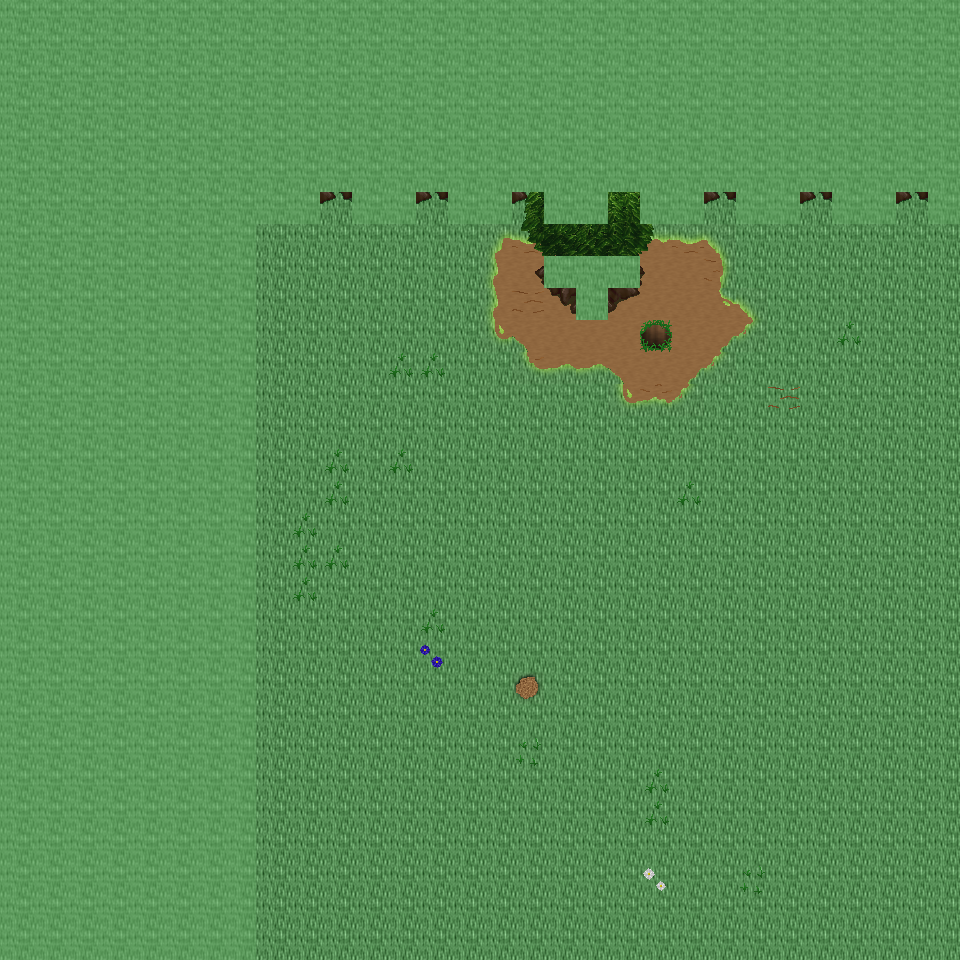

A 2D game scene composited from a Tiled map and its tileset images. What follows is a short description and the map's XML, with each tile layer's data collapsed to a summary:
An orthogonal 30x30 tile map with 32x32 px tiles, 6 tile layers (Ground, Object, Object2, Above, ...), 34 tilesets and 1 object (mapExit).

<map version="1.0" orientation="orthogonal" renderorder="right-down" width="30" height="30" tilewidth="32" tileheight="32" nextobjectid="2">
  <tileset firstgid="1" name="tileset_ground_ground" tilewidth="32" tileheight="32" tilecount="33" columns="3">
    <image source="../drawable/tileset_ground_ground.png" width="96" height="352" />
  </tileset>
  <tileset firstgid="34" name="tileset_ground_grass_edges" tilewidth="32" tileheight="32" tilecount="36" columns="12">
    <image source="../drawable/tileset_ground_grass_edges.png" width="384" height="96" />
  </tileset>
  <tileset firstgid="70" name="tileset_ground_earth_edges" tilewidth="32" tileheight="32" tilecount="18" columns="6">
    <image source="../drawable/tileset_ground_earth_edges.png" width="192" height="96" />
  </tileset>
  <tileset firstgid="88" name="tileset_ground_grass_corners" tilewidth="32" tileheight="32" tilecount="24" columns="6">
    <image source="../drawable/tileset_ground_grass_corners.png" width="192" height="128" />
  </tileset>
  <tileset firstgid="112" name="tileset_plant_grasses" tilewidth="32" tileheight="32" tilecount="6" columns="3">
    <image source="../drawable/tileset_plant_grasses.png" width="96" height="64" />
  </tileset>
  <tileset firstgid="118" name="tileset_plant_flower_daisy_blue" tilewidth="32" tileheight="32" tilecount="8" columns="2">
    <image source="../drawable/tileset_plant_flower_daisy_blue.png" width="64" height="128" />
  </tileset>
  <tileset firstgid="126" name="tileset_plant_flower_daisy_yellow" tilewidth="32" tileheight="32" tilecount="8" columns="2">
    <image source="../drawable/tileset_plant_flower_daisy_yellow.png" width="64" height="128" />
  </tileset>
  <tileset firstgid="134" name="tileset_plant_bush_bushes" tilewidth="32" tileheight="32" tilecount="10" columns="5">
    <image source="../drawable/tileset_plant_bush_bushes.png" width="160" height="64" />
  </tileset>
  <tileset firstgid="144" name="tileset_plant_flower_daisy_red" tilewidth="32" tileheight="32" tilecount="8" columns="2">
    <image source="../drawable/tileset_plant_flower_daisy_red.png" width="64" height="128" />
  </tileset>
  <tileset firstgid="152" name="tileset_plant_flower_daisy_white" tilewidth="32" tileheight="32" tilecount="8" columns="2">
    <image source="../drawable/tileset_plant_flower_daisy_white.png" width="64" height="128" />
  </tileset>
  <tileset firstgid="160" name="tileset_logic_collision" tilewidth="32" tileheight="32" tilecount="1" columns="1">
    <image source="../drawable/tileset_logic_collision.png" width="32" height="32" />
  </tileset>
  <tileset firstgid="161" name="tileset_plant_stump_stump_brown" tilewidth="32" tileheight="32" tilecount="4" columns="2">
    <image source="../drawable/tileset_plant_stump_stump_brown.png" width="64" height="64" />
  </tileset>
  <tileset firstgid="165" name="tileset_plant_tree_tree_green" tilewidth="32" tileheight="32" tilecount="88" columns="8">
    <image source="../drawable/tileset_plant_tree_tree_green.png" width="256" height="352" />
  </tileset>
  <tileset firstgid="253" name="tileset_logic_item_resources" tilewidth="32" tileheight="32" tilecount="6" columns="6">
    <image source="../drawable/tileset_logic_item_resources.png" width="192" height="32" />
  </tileset>
  <tileset firstgid="259" name="tileset_logic_item_mushroom" tilewidth="32" tileheight="32" tilecount="6" columns="6">
    <image source="../drawable/tileset_logic_item_mushroom.png" width="192" height="32" />
  </tileset>
  <tileset firstgid="265" name="tileset_object_tent" tilewidth="32" tileheight="32" tilecount="9" columns="3">
    <image source="../drawable/tileset_object_tent.png" width="96" height="96" />
  </tileset>
  <tileset firstgid="274" name="tileset_logic_creature_albino_elf" tilewidth="32" tileheight="32" tilecount="5" columns="5">
    <image source="../drawable/tileset_logic_creature_albino_elf.png" width="160" height="32" />
  </tileset>
  <tileset firstgid="279" name="tileset_ground_ladder_vertical_dark" tilewidth="32" tileheight="32" tilecount="3" columns="3">
    <image source="../drawable/tileset_ground_ladder_vertical_dark.png" width="96" height="32" />
  </tileset>
  <tileset firstgid="282" name="tileset_ground_ladder_horizontal_dark" tilewidth="32" tileheight="32" tilecount="3" columns="1">
    <image source="../drawable/tileset_ground_ladder_horizontal_dark.png" width="32" height="96" />
  </tileset>
  <tileset firstgid="285" name="tileset_furniture_light_flames" tilewidth="32" tileheight="32" tilecount="6" columns="6">
    <image source="../drawable/tileset_furniture_light_flames.png" width="192" height="32" />
  </tileset>
  <tileset firstgid="291" name="tileset_furniture_table_tree_stump_table" tilewidth="32" tileheight="32" tilecount="4" columns="2">
    <image source="../drawable/tileset_furniture_table_tree_stump_table.png" width="64" height="64" />
  </tileset>
  <tileset firstgid="295" name="tileset_furniture_chair_stool" tilewidth="32" tileheight="32" tilecount="1" columns="1">
    <image source="../drawable/tileset_furniture_chair_stool.png" width="32" height="32" />
  </tileset>
  <tileset firstgid="296" name="tileset_logic_creature_ent" tilewidth="32" tileheight="32" tilecount="4" columns="4">
    <image source="../drawable/tileset_logic_creature_ent.png" width="128" height="32" />
  </tileset>
  <tileset firstgid="300" name="tileset_logic_creature_animal" tilewidth="32" tileheight="32" tilecount="32" columns="8">
    <image source="../drawable/tileset_logic_creature_animal.png" width="256" height="128" />
  </tileset>
  <tileset firstgid="332" name="tileset_logic_portal" tilewidth="32" tileheight="32" tilecount="24" columns="8">
    <image source="../drawable/tileset_logic_portal.png" width="256" height="96" />
  </tileset>
  <tileset firstgid="356" name="tileset_logic_item_herb" tilewidth="32" tileheight="32" tilecount="5" columns="5">
    <image source="../drawable/tileset_logic_item_herb.png" width="160" height="32" />
  </tileset>
  <tileset firstgid="361" name="tileset_ground_pothole" tilewidth="32" tileheight="32" tilecount="4" columns="4">
    <image source="../drawable/tileset_ground_pothole.png" width="128" height="32" />
  </tileset>
  <tileset firstgid="365" name="tileset_logic_creature_elemental" tilewidth="32" tileheight="32" tilecount="16" columns="8">
    <image source="../drawable/tileset_logic_creature_elemental.png" width="256" height="64" />
  </tileset>
  <tileset firstgid="381" name="tileset_plant_bush_bush_pinks" tilewidth="32" tileheight="32" tilecount="4" columns="2">
    <image source="../drawable/tileset_plant_bush_bush_pinks.png" width="64" height="64" />
  </tileset>
  <tileset firstgid="385" name="tileset_light_door_light" tilewidth="32" tileheight="32" tilecount="12" columns="3">
    <image source="../drawable/tileset_light_door_light.png" width="96" height="128" />
  </tileset>
  <tileset firstgid="397" name="tileset_light_dim_light_7x5" tilewidth="32" tileheight="32" tilecount="35" columns="7">
    <image source="../drawable/tileset_light_dim_light_7x5.png" width="224" height="160" />
  </tileset>
  <tileset firstgid="432" name="tileset_light_light_5x5" tilewidth="32" tileheight="32" tilecount="25" columns="5">
    <image source="../drawable/tileset_light_light_5x5.png" width="160" height="160" />
  </tileset>
  <tileset firstgid="457" name="tileset_furniture_light_roots_lamp" tilewidth="32" tileheight="32" tilecount="6" columns="2">
    <image source="../drawable/tileset_furniture_light_roots_lamp.png" width="64" height="96" />
  </tileset>
  <tileset firstgid="463" name="tileset_building_huts" tilewidth="32" tileheight="32" tilecount="338" columns="26">
    <image source="../drawable/tileset_building_huts.png" width="832" height="416" />
  </tileset>
  <layer name="Ground" width="30" height="30">
    <data>[900 cells, 900 non-empty, 3 distinct tile ids]</data>
  </layer>
  <layer name="Object" width="30" height="30">
    <data>[900 cells, 99 non-empty, 35 distinct tile ids]</data>
  </layer>
  <layer name="Object2" width="30" height="30">
    <data>[900 cells, 0 non-empty, 0 distinct tile ids]</data>
  </layer>
  <layer name="Above" width="30" height="30">
    <data>[900 cells, 365 non-empty, 24 distinct tile ids]</data>
  </layer>
  <layer name="Above2" width="30" height="30">
    <data>[900 cells, 0 non-empty, 0 distinct tile ids]</data>
  </layer>
  <layer name="Walkable" width="30" height="30">
    <data>[900 cells, 391 non-empty, 1 distinct tile ids]</data>
  </layer>
  <objectgroup name="MapEvents">
    <object id="1" name="south" type="mapExit" x="256" y="928" width="704" height="32">
      <properties>
        <property name="map" value="level_0_x123_y129" />
        <property name="x" value="8" />
        <property name="y" value="1" />
      </properties>
    </object>
  </objectgroup>
</map>
